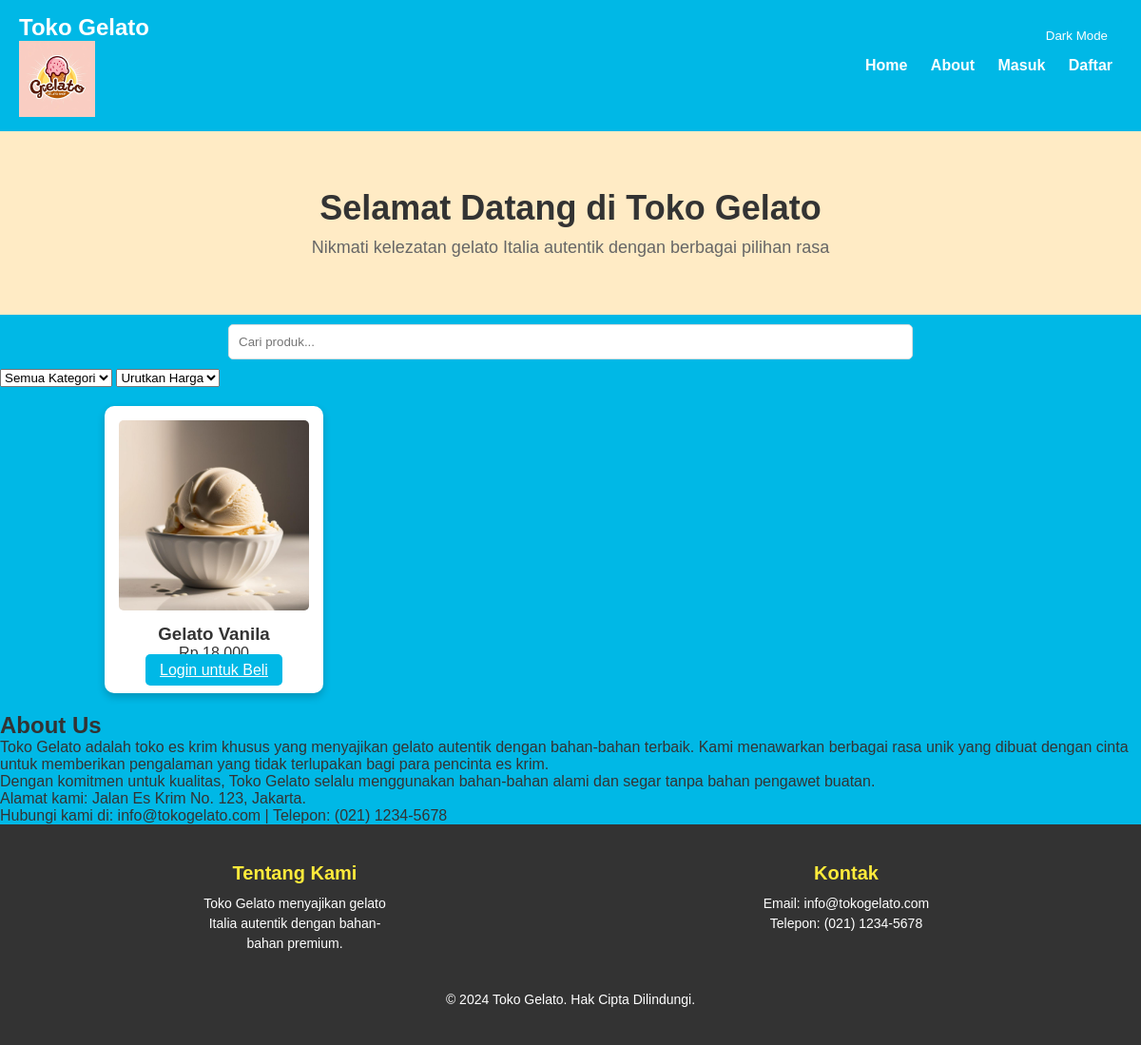
Screenshot of /index.php?kategori=Klasik with the database file from the repository.
### tables this page shows
CREATE TABLE produk (
    id_produk INT PRIMARY KEY AUTO_INCREMENT,
    nama VARCHAR(100) NOT NULL,
    deskripsi TEXT,
    harga DECIMAL(10,2) NOT NULL,
    kategori VARCHAR(50) NOT NULL,
    stok INT NOT NULL,
    url_gambar VARCHAR(255),
    dibuat_pada TIMESTAMP DEFAULT CURRENT_TIMESTAMP
);

### index.php (the view, shortened to what this page needs)
<?php
require_once "db.php";
?>
<!DOCTYPE html>
<html lang="id">
<head>
    <link rel="stylesheet" href="styles/beranda.css">
</head>
<body>
    <nav class="navbar">
        <div class="logo">
            <h1>Toko Gelato</h1>
            <img src="images/logo.jpg" alt="Logo Toko Gelato">
        </div>
        <div class="link-nav">
            <a href="#home">Home</a>
            <a href="#about">About</a>
            <?php if (isset($_SESSION['user_id'])): ?>
                <a href="logout.php">Logout</a>
            <?php else: ?>
                <a href="login.php">Masuk</a>
                <a href="register.php">Daftar</a>
            <?php endif; ?>
        </div>
    </nav>
    <div id="home" class="banner">
        <h2>Selamat Datang di Toko Gelato</h2>
        <p>Nikmati kelezatan gelato Italia autentik dengan berbagai pilihan rasa</p>
    </div>
    <div class="pencarian">
        <input type="text" id="input-pencarian" placeholder="Cari produk...">
    </div>
    <div class="filter-section">
        <form method="GET" action="index.php">
            <select name="kategori" onchange="this.form.submit()">
                <option value="">Semua Kategori</option>
            </select>
            <select name="sortir_harga" onchange="this.form.submit()">
                <option value="">Urutkan Harga</option>
            </select>
        </form>
    </div>
    <div class="kontainer">
    <div class="grid-produk">
    <?php
    $kategori = isset($_GET['kategori']) ? $_GET['kategori'] : '';
    $query = "SELECT * FROM produk";
    if (!empty($kategori)) {
        $query .= " WHERE kategori = '$kategori'";
    }
    $result = mysqli_query($conn, $query);
    while ($item = mysqli_fetch_assoc($result)) : ?>
        <div class="kartu-produk">
            <img src="<?php echo htmlspecialchars($item['url_gambar']); ?>" alt="<?php echo htmlspecialchars($item['nama']); ?>">
            <h3><?php echo htmlspecialchars($item['nama']); ?></h3>
            <p>Rp <?php echo number_format($item['harga'], 0, ',', '.'); ?></p>
            <?php if (isset($_SESSION['user_id'])): ?>
                <form method="POST" action="favorit.php">
                    <input type="hidden" name="id_produk" value="<?php echo $item['id_produk']; ?>">
                    <button type="submit" class="tombol">Tambah ke Favorit</button>
                </form>
                <form method="POST" action="keranjang.php">
                    <input type="hidden" name="id_produk" value="<?php echo $item['id_produk']; ?>">
                    <button type="submit" class="tombol">Tambah ke Keranjang</button>
                </form>
            <?php else: ?>
                <a href="login.php" class="tombol">Login untuk Beli</a>
            <?php endif; ?>
        </div>
    <?php endwhile; ?>
    </div>
    </div>
    <div id="about" class="kontainer">
        <h2>About Us</h2>
        <p>Toko Gelato adalah toko es krim khusus yang menyajikan gelato autentik dengan bahan-bahan terbaik. Kami menawarkan berbagai rasa unik yang dibuat dengan cinta untuk memberikan pengalaman yang tidak terlupakan bagi para pencinta es krim.</p>
        <p>Dengan komitmen untuk kualitas, Toko Gelato selalu menggunakan bahan-bahan alami dan segar tanpa bahan pengawet buatan.</p>
        <p>Alamat kami: Jalan Es Krim No. 123, Jakarta.</p>
        <p>Hubungi kami di: info@tokogelato.com | Telepon: (021) 1234-5678</p>
    </div>
    <footer class="footer">
        <div class="footer-content">
            <div class="footer-section">
                <h3>Tentang Kami</h3>
                <p>Toko Gelato menyajikan gelato Italia autentik dengan bahan-bahan premium.</p>
            </div>
            <div class="footer-section">
                <h3>Kontak</h3>
                <p>Email: info@tokogelato.com</p>
                <p>Telepon: (021) 1234-5678</p>
            </div>
        </div>
        <div class="footer-bottom">
            <p>&copy; 2024 Toko Gelato. Hak Cipta Dilindungi.</p>
        </div>
    </footer>
</body>
</html>

### styles/beranda.css (style rules this page uses)
* { margin: 0; padding: 0; box-sizing: border-box; }
body { font-family: Arial, sans-serif; background-color: #00b8e6; color: #333; }
.navbar { background-color: #00b8e6; padding: 15px 20px; display: flex; justify-content: space-between; align-items: center; }
.navbar .logo h1 { color: #fff; font-size: 24px; }
.navbar .logo img { max-width: 80px; height: auto; vertical-align: middle; }
.navbar .link-nav a { color: #fff; margin: 0 10px; text-decoration: none; font-weight: bold; }
.banner { background-color: #ffebc5; padding: 60px 20px; text-align: center; }
.banner h2 { font-size: 36px; font-weight: bold; color: #333; margin-bottom: 10px; }
.banner p { font-size: 18px; color: #666; }
.pencarian { margin: 10px 0; text-align: center; }
.pencarian input[type="text"] { width: 60%; padding: 10px; border: 1px solid #ddd; border-radius: 5px; }
.grid-produk { display: grid; grid-template-columns: repeat(auto-fill, minmax(200px, 1fr)); gap: 20px; max-width: 1000px; margin: 20px auto; padding: 0 10px; }
.kartu-produk { background-color: #fff; border-radius: 10px; box-shadow: 0 4px 8px rgba(0, 0, 0, 0.2); text-align: center; padding: 15px; transition: opacity 0.3s ease; }
.kartu-produk img { max-width: 100%; height: auto; border-radius: 5px; margin-bottom: 10px; }
.tombol { padding: 8px 15px; background-color: #00b8e6; color: #fff; border: none; border-radius: 5px; cursor: pointer; transition: background-color 0.3s ease; }
.footer { background-color: #333; color: #fff; padding: 40px 20px; text-align: center; }
.footer .footer-content { display: flex; justify-content: space-around; flex-wrap: wrap; }
.footer-section { width: 200px; margin-bottom: 20px; }
.footer-section h3 { font-size: 20px; margin-bottom: 10px; color: #ffeb3b; }
.footer-section p { font-size: 14px; line-height: 1.5; }
.footer-bottom { text-align: center; margin-top: 20px; font-size: 14px; }

### rows the page displays
produk: url_gambar (picture), nama "Gelato Vanila", harga "18.000"
